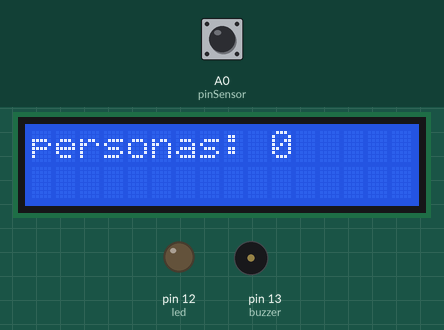
Recording of a sketch running on a simulated Arduino Uno, built with avr-gcc and run on an emulated ATmega328P. On the bench: 16×2 character LCD, output pins drawn as LEDs (lit = HIGH), buzzer (waves = sounding). Inputs (shaded band) come from the test bench; at power-on: A0 (pinSensor) HIGH.

Above: at 1.2 s.
1.3 s: A0 (pinSensor) pulsed LOW 5 times (0.12 s each, 0.3 s apart)
At 3.5 s:
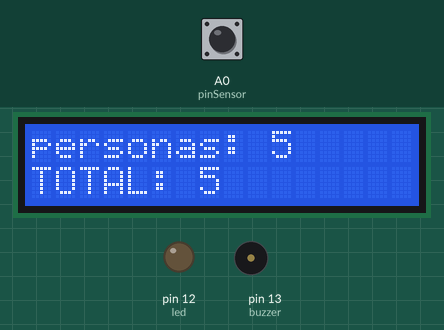
4.3 s: A0 (pinSensor) pulsed LOW 5 times (0.12 s each, 0.3 s apart)
At 6.9 s:
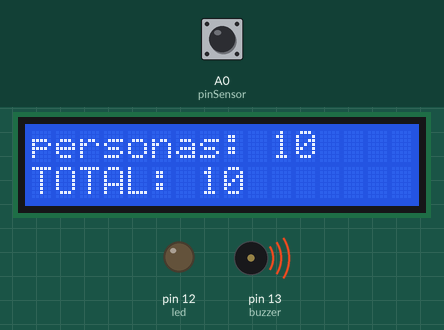
At 9.1 s:
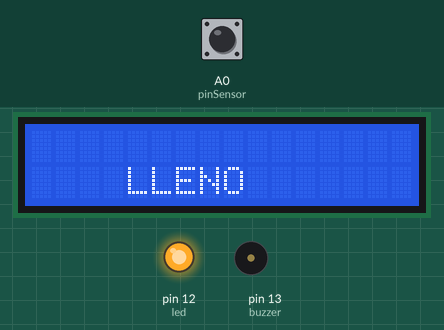
Timing chart, 0 to 11.2 s (numbered marks = the images above; inputs shaded):
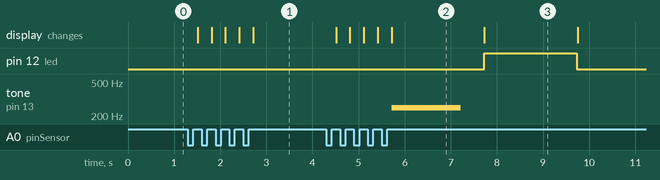

The sketch:

sketch_jul19b.ino
```cpp
#include <LiquidCrystal_I2C.h> //libreria de LCD con i2c
#include <Wire.h>
LiquidCrystal_I2C lcd(0x27, 16, 2); //tamaño de lcd y dirección i2c
//variables utilizadas
int pinSensor = A0;
int valorirent = 0;
int led = 12;
int content = 0;
int content1 = 0;
int total = 0;
int buzzer = 13;
int frecuencia=250;
void setup()
{
  Serial.begin(9600); //inicializamos el monitor serial
  pinMode(pinSensor, INPUT);  //pin A0 iniciado como entrada (innecesario)
  lcd.begin(); //iniciamos el lcd
  pinMode (led, OUTPUT); //pin led salida
  pinMode(buzzer, OUTPUT); //pin buzzer salida
  lcd.setCursor(0, 0); //posicion del cursor
  lcd.print("personas: 0");

}

void loop()
{
  valorirent = digitalRead(pinSensor); //lector del sensor
  if (valorirent != 1) //condicionan si es diferente de 1
  {
    content++;
    total++;
    while (digitalRead(pinSensor) != 1) { //retraso
      delay(100);
    }
    lcd.setCursor(10, 0);
    lcd.print(content);
    lcd.setCursor(0, 1);
    lcd.println("TOTAL: ");
    lcd.setCursor(7, 1);
    lcd.print(total);
    if (content == 10) {
      tone(buzzer, frecuencia); // emite el tono
      delay(1500); // lo mantiene 1.5 segundos
      noTone(buzzer); // para el tono
      delay(500); // espera medio segundo
      lcd.clear();
      lcd.setCursor(3, 1);
      lcd.println(" LLENO   ");
      digitalWrite(led, 1);
      delay (2000);
      content = 0;
      lcd.clear();
      digitalWrite(led, 0);
      lcd.setCursor(0, 0);
      lcd.print("Personas: 0");
      lcd.setCursor(0, 1);
      lcd.print("TOTAL: ");
      lcd.setCursor(7, 1);
      lcd.print(total);

    }
  }
}
```

Measured:
- after the input at 1.3 s, the display: first changes after 0.21 s (image 1 shows a later state)
- after the input at 4.3 s, pin 12 (led): LOW → HIGH after 3.4 s, → LOW 2.0 s later; tone on pin 13 (buzzer): silent → 250 Hz after 1.4 s, → silent 1.5 s later; the display: first changes after 0.21 s (image 2 shows a later state)
- what the display in image 2 shows lasts 2.0 s, from 5.7 s to 7.7 s
